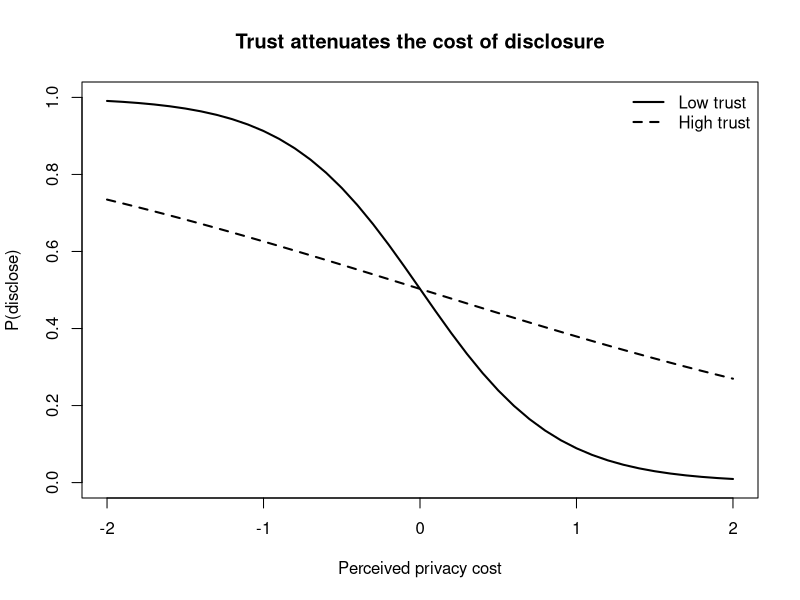
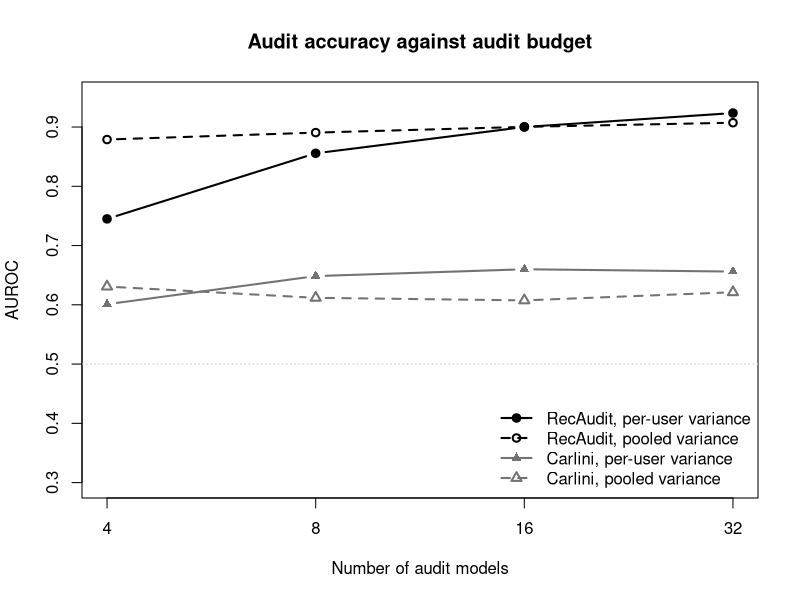

Write the R code that produced these figures, in order.
## ---- chunk 1
set.seed(2025)
n <- 4000

# Latent inputs: personalization benefit, privacy cost, and trust.
benefit <- rnorm(n, 0, 1)
cost    <- rnorm(n, 0, 1)
trust   <- rnorm(n, 0, 1)

# Data-generating process for disclosure (eq-disclosure-logit).
alpha <-  0.0; beta <- 1.2; gamma <- 1.4; delta <- 0.9
eta <- alpha + beta * benefit - gamma * cost + delta * (trust * cost)
p   <- 1 / (1 + exp(-eta))
disclose <- rbinom(n, 1, p)

dat <- data.frame(disclose, benefit, cost, trust)
fit <- glm(disclose ~ benefit + cost + trust:cost,
           family = binomial, data = dat)
round(coef(summary(fit)), 3)

# Disclosure probability vs. perceived cost, at low vs. high trust,
# holding benefit at its mean.
grid <- expand.grid(cost = seq(-2, 2, 0.1),
                    trust = c(-1, 1), benefit = 0)
grid$p <- predict(fit, newdata = grid, type = "response")

plot(grid$cost[grid$trust == -1], grid$p[grid$trust == -1], type = "l",
     lwd = 2, ylim = 0:1, xlab = "Perceived privacy cost",
     ylab = "P(disclose)", main = "Trust attenuates the cost of disclosure")
lines(grid$cost[grid$trust == 1], grid$p[grid$trust == 1], lwd = 2, lty = 2)
legend("topright", c("Low trust", "High trust"), lwd = 2, lty = c(1, 2),
       bty = "n")
## ---- chunk 2
#| label: dp-policy-closed-form
# Expected profit of a top-phi targeting policy protected by randomized response
# (DP-policy) when CATEs are Exponential(lambda), with margin m = 1 and cost c = 0.
# Profits are in units of N / lambda, so lambda drops out of every ratio below.
dp_flip <- function(eps) 1 / (1 + exp(eps))      # probability a decision flips

dp_profit <- function(eps, phi) {
  p   <- 1 - dp_flip(eps)                        # decision kept
  top <- phi * (1 - log(phi))                    # CATE mass in the top phi
  bot <- 1 - phi + phi * log(phi)                # CATE mass in the rest
  raw <- p * top + (1 - p) * bot                 # before the budget correction
  n1  <- phi * p + (1 - phi) * (1 - p)           # expected share targeted
  if (phi <= 0.5) {
    raw * phi / n1                               # too many targeted: drop at random
  } else {
    left <- (1 - p) * top + p * bot              # CATE mass among the untargeted
    raw + (phi - n1) * left / (1 - n1)           # too few: add random customers
  }
}

# Monte Carlo check: draw CATEs, protect the top-phi decisions by randomized
# response, enforce the budget of N * phi contacts, and sum the CATEs contacted.
set.seed(2026)
eps_grid <- c(0.05, 0.5, 1, 3, 5)
check <- expand.grid(eps = eps_grid, phi = c(0.01, 0.1, 0.3, 0.7))
N <- 5000; R <- 120
sim <- matrix(0, nrow(check), R)
for (r in 1:R) {
  tau <- sort(rexp(N), decreasing = TRUE)        # customers ranked by CATE
  u   <- runif(N)                                # one coin per customer
  for (j in seq_len(nrow(check))) {
    K <- round(N * check$phi[j])
    d <- xor(seq_len(N) <= K, u < dp_flip(check$eps[j]))  # randomized response
    s <- which(d)
    if (length(s) > K) s <- s[sample.int(length(s), K)]
    if (length(s) < K) {
      o <- which(!d)
      s <- c(s, o[sample.int(length(o), K - length(s))])
    }
    sim[j, r] <- sum(tau[s]) / N
  }
}
check$gap <- rowMeans(sim) / mapply(dp_profit, check$eps, check$phi) - 1
print(round(100 * tapply(abs(check$gap), check$phi, max), 1))  # max % gap by phi

# Privacy elasticity of targeting profit, d ln Profit / d ln eps
dp_elasticity <- function(eps, phi, f = dp_profit, h = 1e-5)
  (log(f(eps * exp(h), phi)) - log(f(eps * exp(-h), phi))) / (2 * h)
dp_net <- function(eps, phi) dp_profit(eps, phi) - phi   # profit above random
cat(sprintf("Elasticity at eps = 1, phi = 0.10: %.2f (profit net of random: %.2f)\n",
            dp_elasticity(1, 0.10), dp_elasticity(1, 0.10, f = dp_net)))
for (phi in c(0.10, 0.01)) {
  pk <- optimize(dp_elasticity, c(0.5, 8), phi = phi, maximum = TRUE)$maximum
  cat(sprintf("phi = %.2f: elasticity peaks at eps = %.2f (flip probability %.1f%%)\n",
              phi, pk, 100 * dp_flip(pk)))
}
## ---- chunk 3
#| label: tbl-dp-policy-profit
#| tbl-cap: "Share of the non-private profit uplift (profit above random targeting) that DP-policy keeps in the closed-form model with exponential CATEs and the budget correction, by privacy level and the share of customers targeted. The flip probability is 1/(1 + exp(epsilon))."
share <- function(eps, phi)                      # share of the non-private uplift
  (dp_profit(eps, phi) - phi) / (phi * (1 - log(phi)) - phi)
knitr::kable(data.frame(
  epsilon = eps_grid,
  `Flip probability` = sprintf("%.1f%%", 100 * dp_flip(eps_grid)),
  `phi = 0.01` = sprintf("%.0f%%", 100 * share(eps_grid, 0.01)),
  `phi = 0.10` = sprintf("%.0f%%", 100 * share(eps_grid, 0.10)),
  `phi = 0.30` = sprintf("%.0f%%", 100 * share(eps_grid, 0.30)),
  check.names = FALSE), align = "rrrrr")
## ---- chunk 4
#| label: tbl-privacy-recaudit-replication
#| tbl-cap: "Auditing whether a recommender forgot deleted users: the authors' MovieLens-100K demo (BERT4Rec, 32 audit models, 314 audit users) re-run from the posted scores. AUROC ranks unforgotten above forgotten users; FPR at 10% FNR is the share of honored deletions wrongly flagged when the audit catches 90% of unforgotten users. Every value matches the authors' README to four decimals."
recaudit_tab <- data.frame(
  Method = c("Yeom et al. (global confidence threshold)",
             "Zhou et al. (confidence + correctness, global)",
             "Sablayrolles et al. (per-user midpoint)",
             "Watson et al. (per-user out-reference)",
             "Carlini et al. (Gaussian LR on confidence)",
             "RecAudit (Gaussian LR on gap score)"),
  AUROC          = c(0.5825, 0.5802, 0.7238, 0.6872, 0.6561, 0.9236),
  `FPR at 10% FNR` = c(0.7898, 0.7834, 0.5478, 0.6624, 0.8025, 0.2102),
  check.names = FALSE)
knitr::kable(recaudit_tab, digits = 4)
## ---- chunk 5
#| label: tbl-privacy-recaudit-decomp
#| tbl-cap: "Which ingredient carries the gain? The four tests crossed with the two scores, from the same posted demo scores. The confidence rows are the published baselines; the gap-score rows other than RecAudit are our own combinations."
decomp_tab <- data.frame(
  Test = rep(c("Global threshold", "Per-user out-reference",
               "Per-user midpoint", "Per-user Gaussian LR"), 2),
  Score = rep(c("Confidence in true item", "Gap score"), each = 4),
  AUROC = c(0.5825, 0.6872, 0.7238, 0.6561, 0.6767, 0.8888, 0.9011, 0.9236),
  `FPR at 10% FNR` = c(0.7898, 0.6624, 0.5478, 0.8025, 0.7006, 0.2548, 0.1847, 0.2102),
  check.names = FALSE)
knitr::kable(decomp_tab, digits = 4)
## ---- chunk 6
#| label: fig-privacy-audit-budget
#| fig-cap: "AUROC against the number of audit models (each seed pair trains two), from the posted demo scores. Points at 4 to 16 models average 40 random subsets of seed pairs; 32 is the full demo. Solid lines estimate a separate variance for each user; dashed lines pool one variance across users."
#| fig-width: 7
#| fig-height: 4.5
budget <- data.frame(
  models = c(4, 8, 16, 32),
  rec_user   = c(0.7450, 0.8557, 0.9001, 0.9236),
  rec_pool   = c(0.8789, 0.8906, 0.9003, 0.9073),
  car_user   = c(0.6010, 0.6485, 0.6600, 0.6561),
  car_pool   = c(0.6308, 0.6118, 0.6075, 0.6212))
plot(budget$models, budget$rec_user, type = "b", log = "x", pch = 19, lwd = 2,
     ylim = c(0.3, 0.95), xaxt = "n", xlab = "Number of audit models",
     ylab = "AUROC", main = "Audit accuracy against audit budget")
axis(1, at = budget$models)
lines(budget$models, budget$rec_pool, type = "b", pch = 1,  lwd = 2, lty = 2)
lines(budget$models, budget$car_user, type = "b", pch = 17, lwd = 2, col = "grey45")
lines(budget$models, budget$car_pool, type = "b", pch = 2,  lwd = 2, lty = 2,
      col = "grey45")
abline(h = 0.5, col = "grey80", lty = 3)   # chance
legend("bottomright", bty = "n", lwd = 2, lty = c(1, 2, 1, 2),
       pch = c(19, 1, 17, 2), col = c("black", "black", "grey45", "grey45"),
       legend = c("RecAudit, per-user variance", "RecAudit, pooled variance",
                  "Carlini, per-user variance", "Carlini, pooled variance"))
